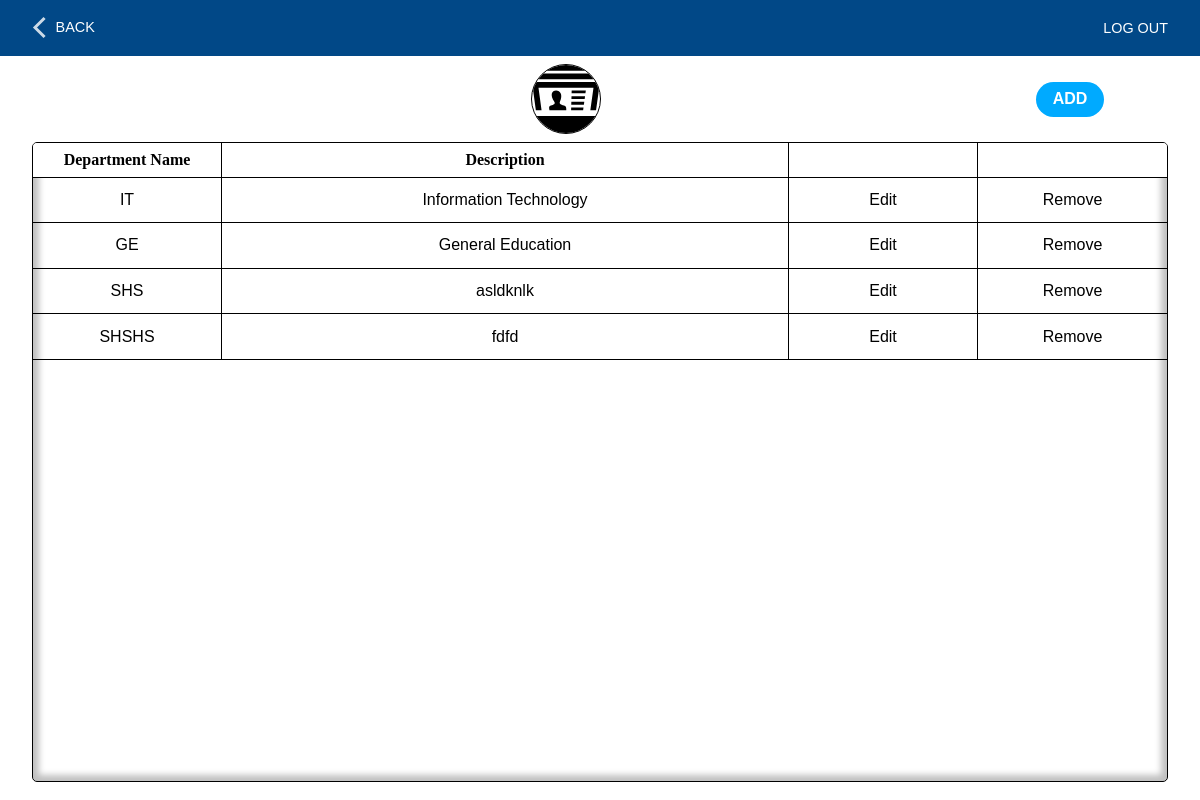
The page /faculty.php (signed in) on the database as committed earlier.
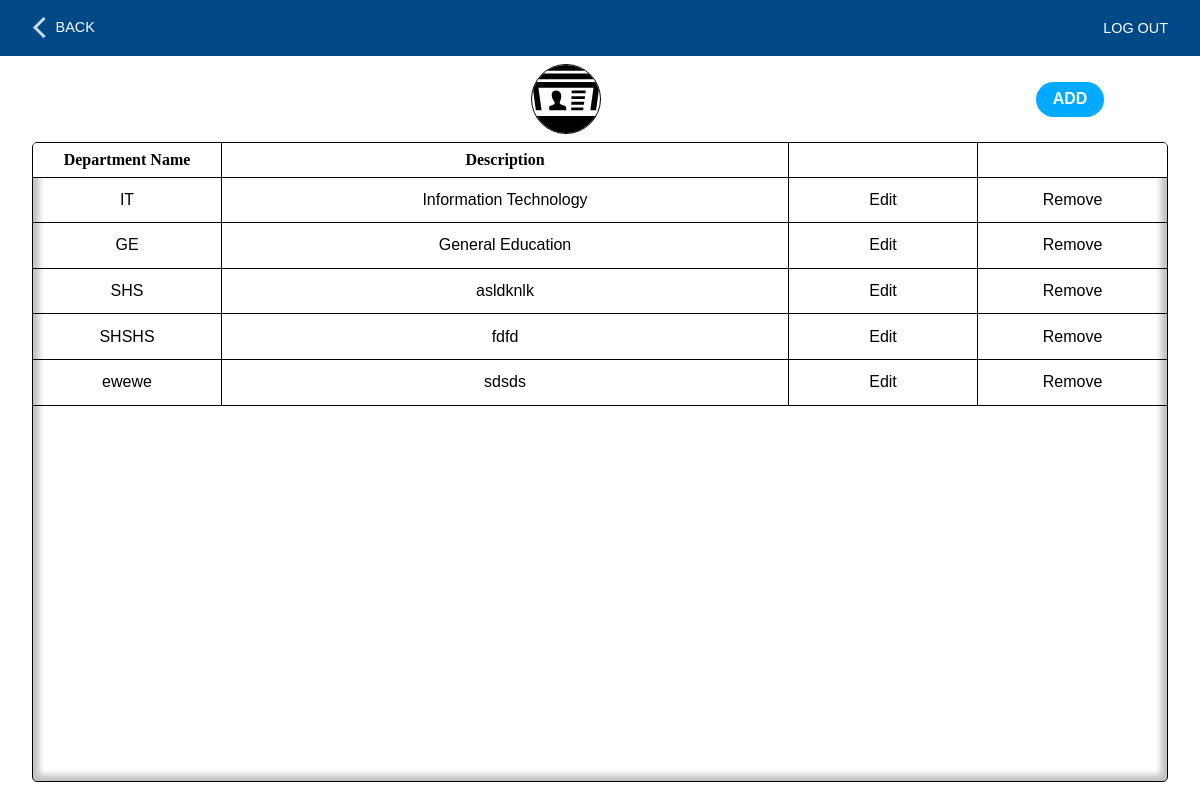
The same page on the database as committed later.
### tables this page shows
CREATE TABLE `dept_type` (
  `type_id` int(11) NOT NULL,
  `type` enum('Faculty','Strand','Course') NOT NULL,
  `dept_id` int(11) NOT NULL
);

CREATE TABLE `departments` (
  `dept_id` int(11) NOT NULL,
  `dept_name` varchar(5) NOT NULL,
  `dept_desc` text NOT NULL
);

### includes/autoloader.inc.php (called while the page is built, shortened)
<?php
   function myAutoLoader($className){
      $path = "./classes/";
      $extension = '.class.php';
      $fullPath = $path . $className . $extension;
   }

### classes/dbh.class.php (called while the page is built, shortened)
<?php
class Dbh {
   private $host = "localhost";
   private $user = "root";
   private $pwd = "";
   private $dbName = "ClassSchedulingSystem";
   protected function connect(){
      try{
         $dsn = 'mysql:host='. $this->host .';dbname='. $this->dbName;
         $pdo = new PDO($dsn, $this->user, $this->pwd);
         $pdo->setAttribute(PDO::ATTR_DEFAULT_FETCH_MODE, PDO::FETCH_ASSOC);
         return $pdo;
      } catch(PDOException $e){
         trigger_error("Error: " . $e->getMessage());
      }
   }
}

### classes/departments.class.php (called while the page is built, shortened)
<?php
class Departments extends Dbh{
   protected function getDepartments($type){
      $sql = 'select * from departments INNER JOIN dept_type ON departments.dept_id = dept_type.dept_id where type = ?';
      $stmt = $this->connect()->prepare($sql);
      try{
         $stmt->execute([$type]);
      }catch(PDOException $e){
         trigger_error("Error: " . $e->getMessage());
      }
      $result = $stmt->fetchAll();
      return $result;
   }
}

### classes/departmentsview.class.php (called while the page is built, shortened)
<?php
class DepartmentsView extends Departments{
   public function FetchDepts($type){
      $results = $this->getDepartments($type);
      return $results;
   }
}

### faculty.php (the view, shortened to what this page needs)
<?php
   include_once './layouts/__header.php';
?>
       <main class='departments module'>
         <div class="module__Header">
            <img src="drawables/icons/faculty.svg">
            <a href='?add' class='module__Add button'>ADD</a>
         </div>
         <div class='module__Container'>
            <ul class='module__List module__Title'>
               <li class='module__Item'>Department Name</li>
               <li class='module__Item'>Description</li>
               <li class='module__Item'></li>
               <li class='module__Item'></li>
            </ul>
            <?php
               $url = $_SERVER['REQUEST_URI'];
               $path = parse_url($url, PHP_URL_PATH);
               $department = "";
               $departments = ['faculty','strand','course'];
               foreach($departments as $item){
                  if(strpos($path,$item)){
                     $department = $item;
                  }
               }
               $deptView = new DepartmentsView();
               $depts = $deptView->FetchDepts($department);
               foreach($depts as $dept){
                  echo "<ul class='module__List'>
                     <li class='module__Item'>". $dept['dept_name'] ."</li>
                     <li class='module__Item'>". $dept['dept_desc'] ."</li>
                     <li class='module__Item'><a href=?id=". $dept['dept_id'] .">Edit</a></li>
                     <li class='module__Item'>
                        <form onsubmit='return submitForm(this)' action='./includes/departments.inc.php' method='POST'>
                           <input name='department' type='hidden' value='". $department ."'>
                           <input name='id' type='hidden' value='". $dept['dept_id'] ."'>
                           <button name='delete' type='submit'>Remove</button>
                        </form>
                     </li>
                  </ul>";
               }
            ?>
         </div>
      </main>
<?php
   include_once './layouts/__footer.php';
?>

Rows that differ between the two databases and show on the page:
added dept_type: dept.dept_name "ewewe", dept.dept_desc "sdsds"
